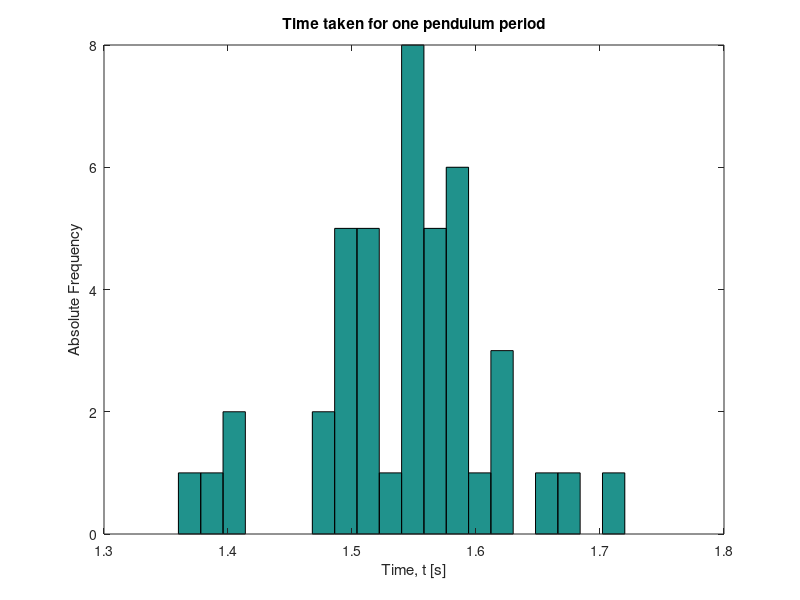

This chart was generated by the following MATLAB code: (Note: this script raises an error after producing the figure.)
t = [1.57 1.66 1.54 1.55 1.54 1.58 1.48 1.53 1.62 1.41 1.62 1.40 1.59 1.58 1.51 1.60 1.58 1.48 1.55 1.50 1.50 1.62 1.55 1.57 1.51 1.59 1.50 1.57 1.50 1.52 1.57 1.55 1.50 1.54 1.51 1.36 1.54 1.58 1.51 1.57 1.39 1.67 1.72];
hist(t, 20)
title('Time taken for one pendulum period')
xlabel('Time, t [s]')
ylabel('Absolute Frequency')
mean(t)
std(t)/sqrt(length(t))
p